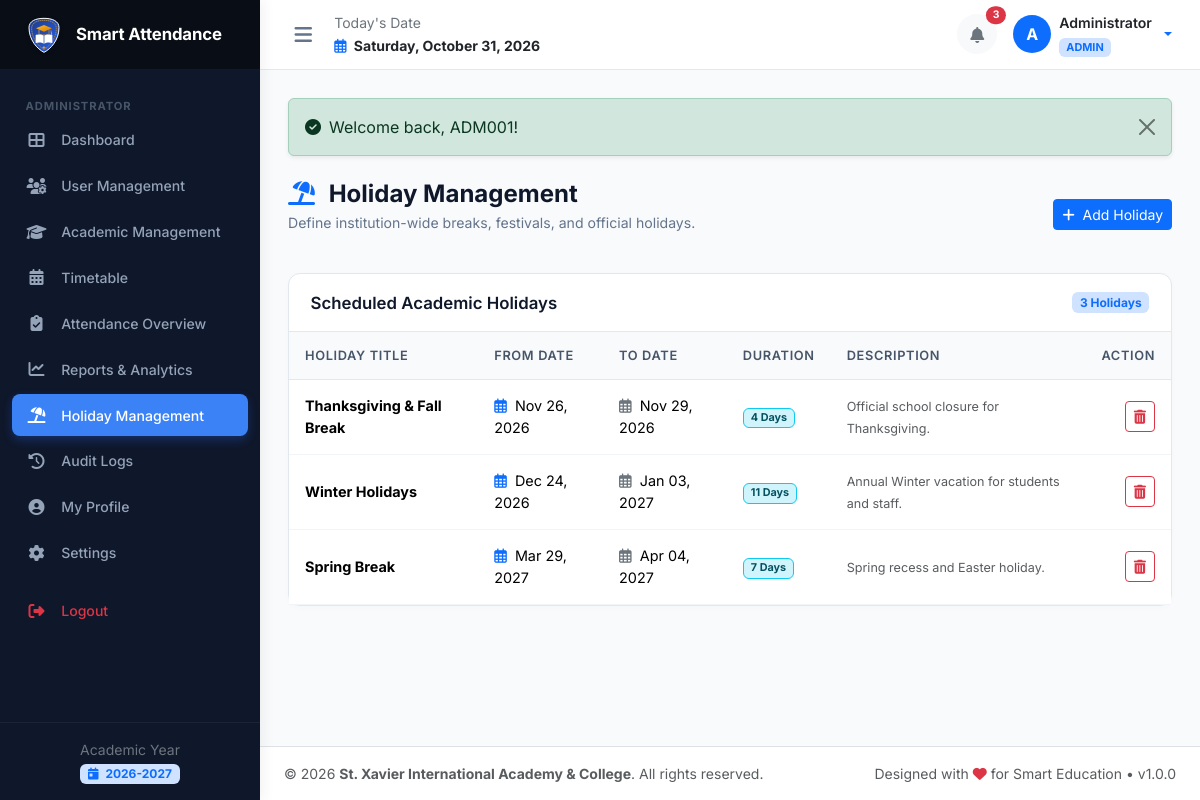
The app's page /admin/holidays.php (signed in) with its own data.
### tables this page shows
CREATE TABLE `academic_years` (
  `id` INT AUTO_INCREMENT PRIMARY KEY,
  `name` VARCHAR(50) NOT NULL UNIQUE,
  `start_date` DATE NOT NULL,
  `end_date` DATE NOT NULL,
  `is_current` TINYINT(1) NOT NULL DEFAULT 0,
  `status` ENUM('active', 'archived') NOT NULL DEFAULT 'active',
  `created_at` TIMESTAMP DEFAULT CURRENT_TIMESTAMP
);

CREATE TABLE `holidays` (
  `id` INT AUTO_INCREMENT PRIMARY KEY,
  `title` VARCHAR(150) NOT NULL,
  `from_date` DATE NOT NULL,
  `to_date` DATE NOT NULL,
  `description` TEXT NULL,
  `academic_year_id` INT NOT NULL,
  `created_at` TIMESTAMP DEFAULT CURRENT_TIMESTAMP,
  FOREIGN KEY (`academic_year_id`) REFERENCES `academic_years`(`id`) ON DELETE CASCADE
);

### includes/auth.php (called while the page is built, shortened)
<?php
require_once __DIR__ . '/functions.php';
function current_role(): ?string {
    return $_SESSION['user']['role'] ?? null;
}

### admin/holidays.php (the view, shortened to what this page needs)
<?php
require_once __DIR__ . '/../includes/functions.php';
require_once __DIR__ . '/../includes/auth.php';
$pdo = get_db_connection();
$holidays = $pdo->query("SELECT * FROM holidays ORDER BY from_date ASC")->fetchAll();
require_once __DIR__ . '/../includes/header.php';
require_once __DIR__ . '/../includes/sidebar.php';
require_once __DIR__ . '/../includes/navbar.php';
?>
<div class="page-header">
  <div>
    <h1 class="page-title"><i class="fas fa-umbrella-beach me-2 text-primary"></i> Holiday Management</h1>
    <p class="page-subtitle">Define institution-wide breaks, festivals, and official holidays.</p>
  </div>
  <button class="btn btn-primary btn-sm" data-bs-toggle="modal" data-bs-target="#addHolidayModal">
    <i class="fas fa-plus me-1"></i> Add Holiday
  </button>
</div>
<div class="card card-custom">
  <div class="card-header d-flex justify-content-between align-items-center">
    <h5 class="card-title">Scheduled Academic Holidays</h5>
    <span class="badge bg-primary-subtle text-primary"><?= count($holidays) ?> Holidays</span>
  </div>
  <div class="card-body p-0">
    <div class="table-responsive">
      <table class="table table-custom table-hover align-middle mb-0">
        <thead>
          <tr>
            <th>Holiday Title</th>
            <th>From Date</th>
            <th>To Date</th>
            <th>Duration</th>
            <th>Description</th>
            <th class="text-end">Action</th>
          </tr>
        </thead>
        <tbody>
          <?php if (!empty($holidays)): ?>
            <?php foreach ($holidays as $h): ?>
              <?php
                $start = new DateTime($h['from_date']);
                $end = new DateTime($h['to_date']);
                $days = $start->diff($end)->days + 1;
              ?>
              <tr>
                <td><strong><?= e($h['title']) ?></strong></td>
                <td><i class="far fa-calendar-alt text-primary me-1"></i> <?= format_date($h['from_date']) ?></td>
                <td><i class="far fa-calendar-alt text-secondary me-1"></i> <?= format_date($h['to_date']) ?></td>
                <td><span class="badge bg-info-subtle text-info-emphasis border border-info"><?= $days ?> Day<?= $days > 1 ? 's' : '' ?></span></td>
                <td><small class="text-muted"><?= e($h['description'] ?? '-') ?></small></td>
                <td class="text-end">
                  <form method="POST" action="" class="d-inline" onsubmit="return confirm('Delete this holiday?');">
                    <button type="submit" class="btn btn-outline-danger btn-sm py-1 px-2" title="Delete">
                      <i class="fas fa-trash-alt"></i>
                    </button>
                  </form>
                </td>
              </tr>
            <?php endforeach; ?>
          <?php else: ?>
            <tr><td colspan="6" class="text-center py-4 text-muted">No holidays listed.</td></tr>
          <?php endif; ?>
        </tbody>
      </table>
    </div>
  </div>
</div>
<?php require_once __DIR__ . '/../includes/footer.php'; ?>

### includes/sidebar.php (shortened to what this page needs)
<?php
$role = current_role() ?? 'student';
$currentScript = basename($_SERVER['PHP_SELF']);
?>
<aside class="app-sidebar" id="appSidebar">
  <div class="sidebar-brand">
    <img src="<?= BASE_URL ?>/assets/img/logo.svg" alt="Logo">
    <div class="brand-title">Smart Attendance</div>
  </div>
  <ul class="sidebar-menu">
    <?php if ($role === 'admin'): ?>
      <li class="menu-header">Administrator</li>
      <li class="nav-item">
        <a class="nav-link <?= ($currentScript === 'index.php') ? 'active' : '' ?>" href="<?= BASE_URL ?>/admin/index.php">
          <i class="fas fa-th-large"></i> <span>Dashboard</span>
        </a>
      </li>
      <li class="nav-item">
        <a class="nav-link <?= in_array($currentScript, ['users.php', 'user_add.php', 'user_edit.php']) ? 'active' : '' ?>" href="<?= BASE_URL ?>/admin/users.php">
          <i class="fas fa-users-cog"></i> <span>User Management</span>
        </a>
      </li>
      <li class="nav-item">
        <a class="nav-link <?= ($currentScript === 'academics.php') ? 'active' : '' ?>" href="<?= BASE_URL ?>/admin/academics.php">
          <i class="fas fa-graduation-cap"></i> <span>Academic Management</span>
        </a>
      </li>
      <li class="nav-item">
        <a class="nav-link <?= ($currentScript === 'timetable.php') ? 'active' : '' ?>" href="<?= BASE_URL ?>/admin/timetable.php">
          <i class="fas fa-calendar-alt"></i> <span>Timetable</span>
        </a>
      </li>
      <li class="nav-item">
        <a class="nav-link <?= ($currentScript === 'attendance.php') ? 'active' : '' ?>" href="<?= BASE_URL ?>/admin/attendance.php">
          <i class="fas fa-clipboard-check"></i> <span>Attendance Overview</span>
        </a>
      </li>
      <li class="nav-item">
        <a class="nav-link <?= ($currentScript === 'reports.php') ? 'active' : '' ?>" href="<?= BASE_URL ?>/admin/reports.php">
          <i class="fas fa-chart-line"></i> <span>Reports & Analytics</span>
        </a>
      </li>
      <li class="nav-item">
        <a class="nav-link <?= ($currentScript === 'holidays.php') ? 'active' : '' ?>" href="<?= BASE_URL ?>/admin/holidays.php">
          <i class="fas fa-umbrella-beach"></i> <span>Holiday Management</span>
        </a>
      </li>
      <li class="nav-item">
        <a class="nav-link <?= ($currentScript === 'audit_logs.php') ? 'active' : '' ?>" href="<?= BASE_URL ?>/admin/audit_logs.php">
          <i class="fas fa-history"></i> <span>Audit Logs</span>
        </a>
      </li>
      <li class="nav-item">
        <a class="nav-link <?= ($currentScript === 'profile.php') ? 'active' : '' ?>" href="<?= BASE_URL ?>/admin/profile.php">
          <i class="fas fa-user-circle"></i> <span>My Profile</span>
        </a>
      </li>
      <li class="nav-item">
        <a class="nav-link <?= ($currentScript === 'settings.php') ? 'active' : '' ?>" href="<?= BASE_URL ?>/admin/settings.php">
          <i class="fas fa-cog"></i> <span>Settings</span>
        </a>
      </li>
    <?php endif; ?>
    <li class="nav-item mt-3">
      <a class="nav-link text-danger" href="<?= BASE_URL ?>/logout.php">
        <i class="fas fa-sign-out-alt"></i> <span>Logout</span>
      </a>
    </li>
  </ul>
  <div class="sidebar-footer text-center">
    <small class="text-secondary d-block">Academic Year</small>
    <span class="badge bg-primary-subtle text-primary mt-1">
      <i class="fas fa-calendar-day me-1"></i> <?= e(get_active_academic_year()['name'] ?? '2026-2027') ?>
    </span>
  </div>
</aside>

### assets/css/style.css (style rules this page uses)
:root { --primary: #1e40af; --primary-hover: #1e3a8a; --primary-light: #eff6ff; --secondary: #64748b; --accent: #3b82f6; --dark-sidebar: #0f172a; --sidebar-hover: #1e293b; --sidebar-text: #94a3b8; --sidebar-text-active: #ffffff; --bg-main: #f8fafc; --card-bg: #ffffff; --border-color: #e2e8f0; --text-main: #1e293b; --text-muted: #64748b; --status-present: #10b981; --status-absent: #ef4444; --status-late: #f59e0b; --status-halfday: #f97316; --status-leave: #06b6d4; --sidebar-width: 260px; --sidebar-collapsed-width: 76px; --topbar-height: 70px; --transition: all 0.25s cubic-bezier(0.4, 0, 0.2, 1); }
body { font-family: 'Inter', -apple-system, BlinkMacSystemFont, "Segoe UI", Roboto, Oxygen, Ubuntu, Cantarell, sans-serif; background-color: var(--bg-main); color: var(--text-main); min-height: 100vh; margin: 0; padding: 0; }
h1, h2, h3, h4, h5, h6 { font-weight: 600; color: #0f172a; }
a { text-decoration: none; transition: var(--transition); }
.app-sidebar { width: var(--sidebar-width); background-color: var(--dark-sidebar); color: var(--sidebar-text); flex-shrink: 0; display: flex; flex-direction: column; position: fixed; top: 0; bottom: 0; left: 0; z-index: 1000; transition: var(--transition); box-shadow: 4px 0 12px rgba(0, 0, 0, 0.05); overflow-y: auto; }
.sidebar-brand { height: var(--topbar-height); display: flex; align-items: center; padding: 0 1.5rem; background-color: #090d16; border-bottom: 1px solid rgba(255, 255, 255, 0.05); }
.sidebar-brand img { width: 40px; height: 40px; margin-right: 0.75rem; }
.sidebar-brand .brand-title { font-size: 1.05rem; font-weight: 700; color: #ffffff; letter-spacing: -0.01em; white-space: nowrap; }
.sidebar-menu { list-style: none; padding: 1rem 0.75rem; margin: 0; flex: 1; }
.menu-header { font-size: 0.7rem; font-weight: 700; text-transform: uppercase; letter-spacing: 0.08em; color: #475569; padding: 0.75rem 0.85rem 0.25rem; }
.sidebar-menu .nav-item { margin-bottom: 0.25rem; }
.sidebar-menu .nav-link { display: flex; align-items: center; padding: 0.65rem 0.85rem; color: var(--sidebar-text); border-radius: 8px; font-size: 0.88rem; font-weight: 500; transition: var(--transition); }
.sidebar-menu .nav-link i { width: 22px; font-size: 1rem; margin-right: 0.85rem; text-align: center; }
.sidebar-menu .nav-link.active { color: #ffffff; background-color: var(--accent); box-shadow: 0 4px 10px rgba(37, 99, 235, 0.3); }
.sidebar-footer { padding: 1rem; border-top: 1px solid rgba(255, 255, 255, 0.05); }
.page-header { margin-bottom: 1.5rem; display: flex; align-items: center; justify-content: space-between; flex-wrap: wrap; gap: 1rem; }
.page-title { font-size: 1.5rem; font-weight: 700; color: #0f172a; margin: 0; }
.page-subtitle { color: var(--text-muted); font-size: 0.88rem; margin-top: 0.2rem; }
.card-custom { background: #ffffff; border: 1px solid var(--border-color); border-radius: 12px; box-shadow: 0 2px 6px rgba(0, 0, 0, 0.02); margin-bottom: 1.5rem; }
.card-custom .card-header { background: transparent; border-bottom: 1px solid var(--border-color); padding: 1.15rem 1.35rem; display: flex; align-items: center; justify-content: space-between; }
.card-custom .card-header .card-title { font-size: 1.05rem; font-weight: 600; color: #0f172a; margin: 0; }
.card-custom .card-body { padding: 1.35rem; }
.table-custom { margin: 0; }
.table-custom thead th { background-color: #f8fafc; color: #475569; font-weight: 600; font-size: 0.8rem; text-transform: uppercase; letter-spacing: 0.05em; border-bottom: 1px solid var(--border-color); padding: 0.85rem 1rem; }
.table-custom tbody td { padding: 0.95rem 1rem; vertical-align: middle; border-bottom: 1px solid #f1f5f9; font-size: 0.9rem; }

### records on screen
academic_years: name "2026-2027"
holidays: title "Thanksgiving & Fall Break", from_date "Nov 26, 2026", to_date "Nov 29, 2026", days "4", description "Official school closure for Thanksgiving."
holidays: title "Winter Holidays", from_date "Dec 24, 2026", to_date "Jan 03, 2027", days "11", description "Annual Winter vacation for students and staff."
holidays: title "Spring Break", from_date "Mar 29, 2027", to_date "Apr 04, 2027", days "7", description "Spring recess and Easter holiday."

### other values on screen
$unreadCount "3"
substr($user['full_name'] ?? 'U', 0, 1) "A"
$user['full_name'] "Administrator"
$user['role'] "ADMIN"
$msg['message'] "Welcome back, ADM001!"
count($holidays) "3"
$schoolName "St. Xavier International Academy & College"
APP_VERSION "1.0.0"
